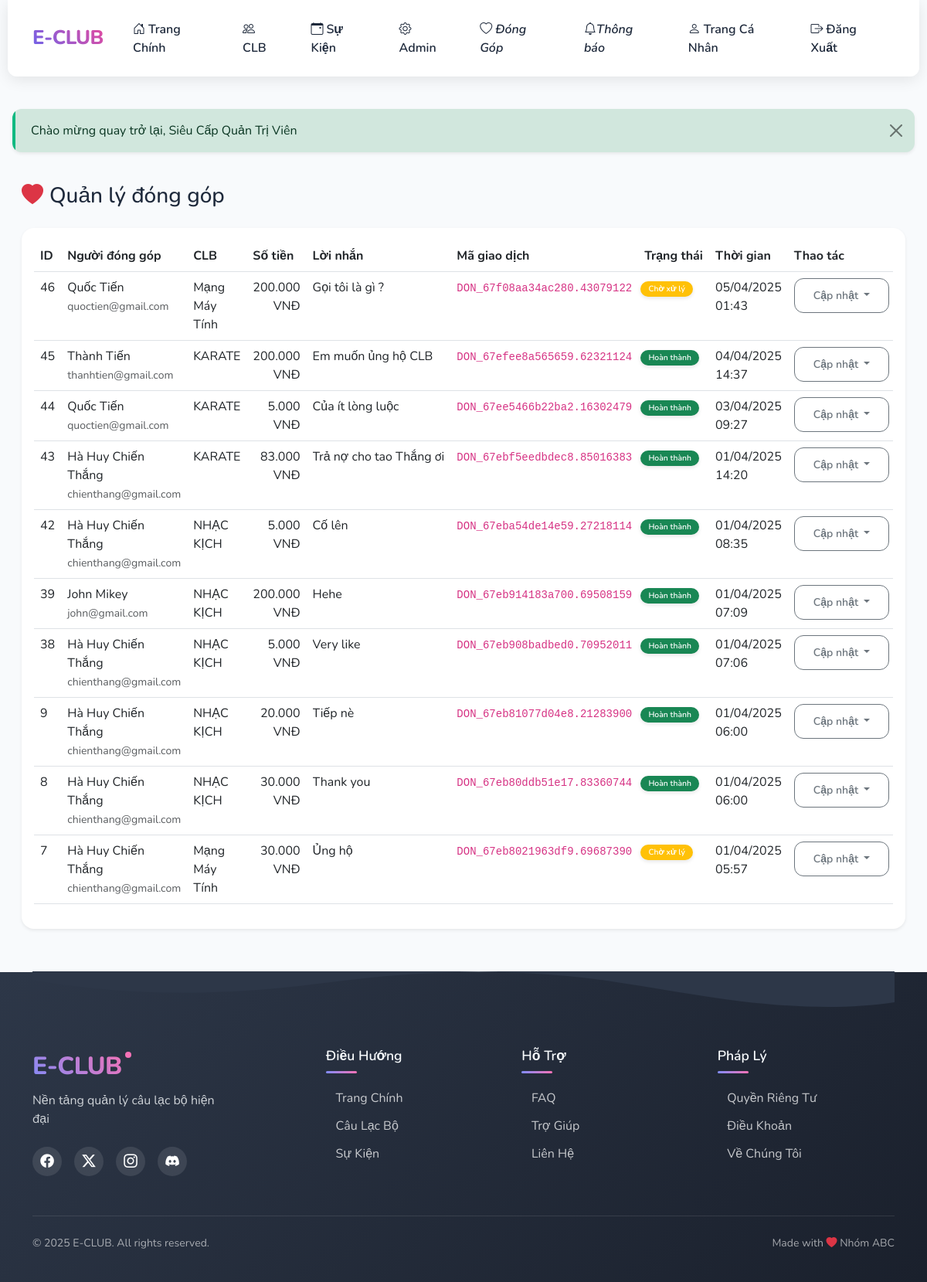
Screenshot of /index.php?page=admin/donations (signed in) with the database file from the repository.
### tables this page shows
CREATE TABLE `donations` (
  `id` int(11) NOT NULL,
  `user_id` int(11) DEFAULT NULL,
  `amount` decimal(15,2) NOT NULL,
  `message` text DEFAULT NULL,
  `status` enum('pending','completed','failed') DEFAULT 'pending',
  `transaction_code` varchar(100) DEFAULT NULL,
  `created_at` timestamp NOT NULL DEFAULT current_timestamp(),
  `club_id` int(11) NOT NULL
);

CREATE TABLE `users` (
  `id` int(11) NOT NULL,
  `name` varchar(100) NOT NULL,
  `email` varchar(100) NOT NULL,
  `password` varchar(255) NOT NULL,
  `role` enum('admin','club_leader','user') DEFAULT 'user',
  `created_at` timestamp NOT NULL DEFAULT current_timestamp(),
  `avatar_url` varchar(255) DEFAULT NULL,
  `last_activity` timestamp NOT NULL DEFAULT current_timestamp() ON UPDATE current_timestamp()
);

CREATE TABLE `clubs` (
  `id` int(11) NOT NULL,
  `name` varchar(100) NOT NULL,
  `description` text DEFAULT NULL,
  `created_at` timestamp NOT NULL DEFAULT current_timestamp(),
  `status` enum('active','inactive') NOT NULL DEFAULT 'active',
  `image_url` varchar(255) DEFAULT NULL,
  `bank_info` longtext DEFAULT NULL
);

### pages/admin/donations.php (the view, shortened to what this page needs)
<?php
require_once __DIR__ . '/../../config.php';
$query = "SELECT d.*, u.name as donor_name, u.email as donor_email, c.name as club_name
          FROM donations d
          LEFT JOIN users u ON d.user_id = u.id
          LEFT JOIN clubs c ON d.club_id = c.id
          ORDER BY d.created_at DESC";
$result = $conn->query($query);
$donations = [];
while ($row = $result->fetch_assoc()) {
    $donations[] = $row;
}
?>
<div class="container-fluid py-4">
    <div class="d-flex justify-content-between align-items-center mb-4">
        <h2 class="h3 mb-0">
            <i class="bi bi-heart-fill text-danger me-2"></i>Quản lý đóng góp
        </h2>
    </div>
    <div class="card shadow-sm">
        <div class="card-body">
            <div class="table-responsive">
                <table class="table table-hover">
                    <thead>
                        <tr>
                            <th>ID</th>
                            <th>Người đóng góp</th>
                            <th>CLB</th>
                            <th>Số tiền</th>
                            <th>Lời nhắn</th>
                            <th>Mã giao dịch</th>
                            <th>Trạng thái</th>
                            <th>Thời gian</th>
                            <th>Thao tác</th>
                        </tr>
                    </thead>
                    <tbody>
                        <?php foreach ($donations as $donation): ?>
                            <tr>
                                <td><?php echo $donation['id']; ?></td>
                                <td>
                                    <?php if ($donation['donor_name']): ?>
                                        <?php echo htmlspecialchars($donation['donor_name']); ?>
                                        <br>
                                        <small class="text-muted"><?php echo $donation['donor_email']; ?></small>
                                    <?php else: ?>
                                        <span class="text-muted">Ẩn danh</span>
                                    <?php endif; ?>
                                </td>
                                <td>
                                    <?php echo htmlspecialchars($donation['club_name']); ?>
                                </td>
                                <td class="text-end">
                                    <?php echo number_format($donation['amount'], 0, ',', '.'); ?> VNĐ
                                </td>
                                <td>
                                    <?php if ($donation['message']): ?>
                                        <span class="text-truncate d-inline-block" style="max-width: 200px;">
                                            <?php echo htmlspecialchars($donation['message']); ?>
                                        </span>
                                    <?php else: ?>
                                        <span class="text-muted">Không có</span>
                                    <?php endif; ?>
                                </td>
                                <td>
                                    <code><?php echo $donation['transaction_code']; ?></code>
                                </td>
                                <td>
                                    <?php
                                    $status_class = [
                                        'pending' => 'warning',
                                        'completed' => 'success',
                                        'failed' => 'danger'
                                    ][$donation['status']];
                                    $status_text = [
                                        'pending' => 'Chờ xử lý',
                                        'completed' => 'Hoàn thành',
                                        'failed' => 'Thất bại'
                                    ][$donation['status']];
                                    ?>
                                    <span class="badge bg-<?php echo $status_class; ?>">
                                        <?php echo $status_text; ?>
                                    </span>
                                </td>
                                <td>
                                    <?php echo date('d/m/Y H:i', strtotime($donation['created_at'])); ?>
                                </td>
                                <td>
                                    <div class="dropdown">
                                        <button class="btn btn-sm btn-outline-secondary dropdown-toggle" type="button" data-bs-toggle="dropdown">
                                            Cập nhật
                                        </button>
                                    </div>
                                </td>
                            </tr>
                        <?php endforeach; ?>
                    </tbody>
                </table>
            </div>
        </div>
    </div>
</div>

### templates/layout.php (style rules this page uses)
:root { --primary-color: #6366f1; --primary-light: #818cf8; --primary-dark: #4f46e5; --secondary-color: #ec4899; --secondary-light: #f472b6; --accent-color: #0ea5e9; --success-color: #10b981; --warning-color: #f59e0b; --danger-color: #ef4444; --background-color: #f8fafc; --text-color: #1e293b; --border-radius: 12px; --card-border-radius: 16px; --transition-speed: 0.3s; }
body { min-height: 100vh; display: flex; flex-direction: column; background-color: var(--background-color); font-family: 'Nunito', sans-serif; color: var(--text-color); overflow-x: hidden; }
.card { border: none; border-radius: var(--card-border-radius); background: #fff; box-shadow: 0 5px 15px rgba(0, 0, 0, 0.05); transition: all var(--transition-speed) ease; overflow: hidden; position: relative; z-index: 1; }
.card::before { content: ''; position: absolute; top: 0; left: 0; width: 4px; height: 100%; z-index: 2; opacity: 0; transition: opacity var(--transition-speed) ease; }
.btn { border-radius: var(--border-radius); padding: 0.7rem 1.5rem; font-weight: 600; transition: all var(--transition-speed) ease; position: relative; overflow: hidden; z-index: 1; }
.btn::before { content: ''; position: absolute; top: 0; left: 0; width: 100%; height: 100%; background: rgba(255, 255, 255, 0.1); z-index: -1; transform: translateX(-100%) rotate(45deg); transition: transform 0.6s ease; }
.badge { font-size: 0.65rem; padding: 0.35em 0.65em; margin-left: -0.5em; margin-top: -0.5em; }
.badge { padding: 0.5em 1em; border-radius: 20px; font-weight: 600; box-shadow: 0 2px 5px rgba(0, 0, 0, 0.1); }
.fade-in { animation: fadeIn 0.5s ease-in; }

### pages/admin/donations.php (style rules this page uses)
.table th { white-space: nowrap; }

### rows the page displays
donations: id "46", user.name "Quốc Tiến", user.email "quoctien@gmail.com", club.name "Mạng Máy Tính", amount "200.000", message "Gọi tôi là gì ?", transaction_code "DON_67f08aa34ac280.43079122", status "Chờ xử lý", created_at "05/04/2025 01:43"
donations: id "45", user.name "Thành Tiến", user.email "thanhtien@gmail.com", club.name "KARATE", amount "200.000", message "Em muốn ủng hộ CLB", transaction_code "DON_67efee8a565659.62321124", status "Hoàn thành", created_at "04/04/2025 14:37"
donations: id "44", user.name "Quốc Tiến", user.email "quoctien@gmail.com", club.name "KARATE", amount "5.000", message "Của ít lòng luộc", transaction_code "DON_67ee5466b22ba2.16302479", status "Hoàn thành", created_at "03/04/2025 09:27"
donations: id "43", user.name "Hà Huy Chiến Thắng", user.email "chienthang@gmail.com", club.name "KARATE", amount "83.000", message "Trả nợ cho tao Thắng ơi", transaction_code "DON_67ebf5eedbdec8.85016383", status "Hoàn thành", created_at "01/04/2025 14:20"
donations: id "42", user.name "Hà Huy Chiến Thắng", user.email "chienthang@gmail.com", club.name "NHẠC KỊCH", amount "5.000", message "Cố lên", transaction_code "DON_67eba54de14e59.27218114", status "Hoàn thành", created_at "01/04/2025 08:35"
donations: id "39", user.name "John Mikey", user.email "john@gmail.com", club.name "NHẠC KỊCH", amount "200.000", message "Hehe", transaction_code "DON_67eb914183a700.69508159", status "Hoàn thành", created_at "01/04/2025 07:09"
donations: id "38", user.name "Hà Huy Chiến Thắng", user.email "chienthang@gmail.com", club.name "NHẠC KỊCH", amount "5.000", message "Very like", transaction_code "DON_67eb908badbed0.70952011", status "Hoàn thành", created_at "01/04/2025 07:06"
donations: id "9", user.name "Hà Huy Chiến Thắng", user.email "chienthang@gmail.com", club.name "NHẠC KỊCH", amount "20.000", message "Tiếp nè", transaction_code "DON_67eb81077d04e8.21283900", status "Hoàn thành", created_at "01/04/2025 06:00"
donations: id "8", user.name "Hà Huy Chiến Thắng", user.email "chienthang@gmail.com", club.name "NHẠC KỊCH", amount "30.000", message "Thank you", transaction_code "DON_67eb80ddb51e17.83360744", status "Hoàn thành", created_at "01/04/2025 06:00"
donations: id "7", user.name "Hà Huy Chiến Thắng", user.email "chienthang@gmail.com", club.name "Mạng Máy Tính", amount "30.000", message "Ủng hộ", transaction_code "DON_67eb8021963df9.69687390", status "Chờ xử lý", created_at "01/04/2025 05:57"

### other values shown
$flash['message'] "Chào mừng quay trở lại, Siêu Cấp Quản Trị Viên"
APP_NAME "E-CLUB"
